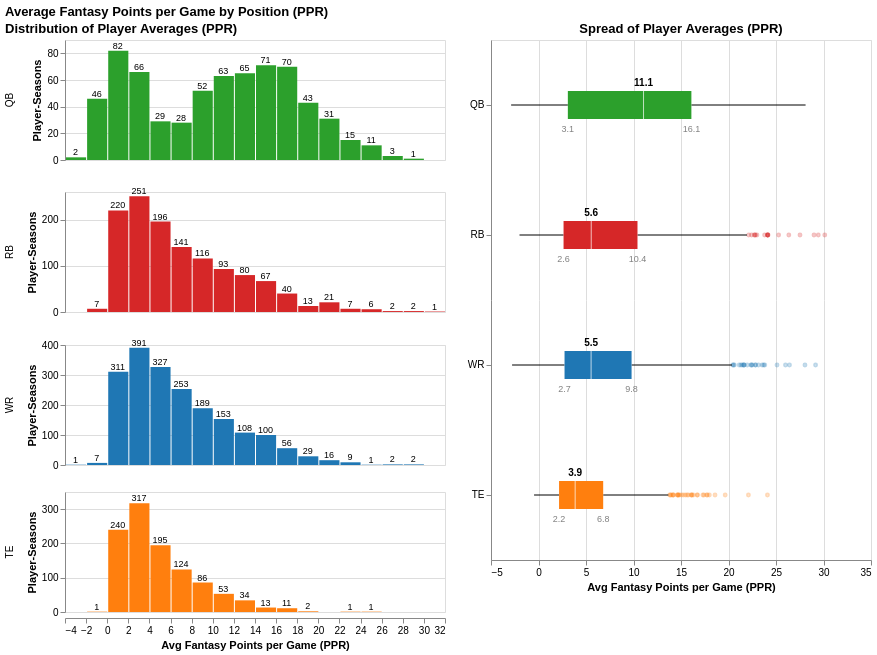
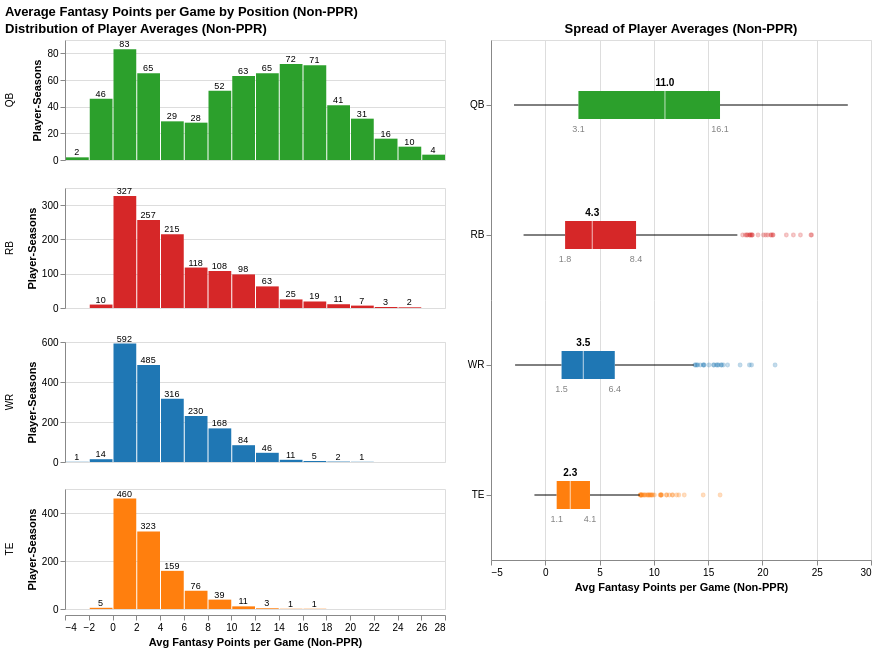

Here is the notebook cell these charts were saved with, in order:
### Markdown cell above
## Position-Specific Drivers

### Code cell
alt.data_transformers.disable_max_rows()

POSITIONS = list(viz.POSITION_COLORS)
COLOR_SCALE = viz.POSITION_COLOR_SCALE
VALUE = "avg_fantasy_points"
SEASONS = None  # e.g. [2024] or list(range(2021, 2026)); None = all seasons

for label, df in [("PPR", all_ppr), ("Non-PPR", all_nonppr)]:
    x_title = f"Avg Fantasy Points per Game ({label})"

    # one row per player-season: average fantasy points per game
    data = (df.groupby(["player", "position", "season"], as_index=False)[VALUE].mean())[
        ["position", "season", VALUE]
    ].dropna()
    if SEASONS is not None:
        data = data[data["season"].isin(SEASONS)]

    # histogram: bars + count labels, one panel per position
    hist_base = alt.Chart().encode(
        x=alt.X(f"{VALUE}:Q", bin=alt.Bin(maxbins=30), title=x_title),
        y=alt.Y("count():Q", title="Player-Seasons"),
    )

    hist_bars = hist_base.mark_bar().encode(
        color=alt.Color("position:N", scale=COLOR_SCALE, legend=None)
    )
    hist_labels = hist_base.mark_text(dy=-5, fontSize=9).encode(text="count():Q")

    hist = (
        alt.layer(hist_bars, hist_labels, data=data)
        .properties(width=300, height=70)
        .facet(row=alt.Row("position:N", sort=POSITIONS, title=None))
        .resolve_scale(y="independent")
        .properties(title=f"Distribution of Player Averages ({label})")
    )

    # box plot: boxes + labels for the 25th percentile, median and 75th percentile
    box_base = alt.Chart(data).encode(y=alt.Y("position:N", sort=POSITIONS, title=None))

    box_marks = box_base.mark_boxplot(
        extent=1.5,
        size=28,
        median={"color": "white"},
        outliers={"size": 8, "opacity": 0.3},
    ).encode(
        x=alt.X(f"{VALUE}:Q", title=x_title),
        color=alt.Color("position:N", scale=COLOR_SCALE, legend=None),
    )

    stats = box_base.transform_aggregate(
        q1=f"q1({VALUE})",
        median=f"median({VALUE})",
        q3=f"q3({VALUE})",
        groupby=["position"],
    )
    median_labels = stats.mark_text(dy=-22, fontSize=10, fontWeight="bold").encode(
        x="median:Q", text=alt.Text("median:Q", format=".1f")
    )
    q1_labels = stats.mark_text(dy=24, fontSize=9, color="gray").encode(
        x="q1:Q", text=alt.Text("q1:Q", format=".1f")
    )
    q3_labels = stats.mark_text(dy=24, fontSize=9, color="gray").encode(
        x="q3:Q", text=alt.Text("q3:Q", format=".1f")
    )

    box = (box_marks + median_labels + q1_labels + q3_labels).properties(
        width=380, height=520, title=f"Spread of Player Averages ({label})"
    )

    display(
        (hist | box).properties(
            title=f"Average Fantasy Points per Game by Position ({label})"
        )
    )

### Figure 1 — Vega-Lite specification as saved in the notebook (floating-point values rounded to 4 significant figures; data arrays with more than 128 entries replaced by an {"elided": "..."} marker saying what was removed)
{"config": {"view": {"continuousWidth": 300, "continuousHeight": 300}}, "hconcat": [{"facet": {"row": {"field": "position", "sort": ["QB", "RB", "WR", "TE"], "title": null, "type": "nominal"}}, "spec": {"layer": [{"mark": {"type": "bar"}, "encoding": {"color": {"field": "position", "legend": null, "scale": {"domain": ["QB", "RB", "WR", "TE"], "range": ["#2ca02c", "#d62728", "#1f77b4", "#ff7f0e"]}, "type": "nominal"}, "x": {"bin": {"maxbins": 30}, "field": "avg_fantasy_points", "title": "Avg Fantasy Points per Game (PPR)", "type": "quantitative"}, "y": {"aggregate": "count", "title": "Player-Seasons", "type": "quantitative"}}}, {"mark": {"type": "text", "dy": -5, "fontSize": 9}, "encoding": {"text": {"aggregate": "count", "type": "quantitative"}, "x": {"bin": {"maxbins": 30}, "field": "avg_fantasy_points", "title": "Avg Fantasy Points per Game (PPR)", "type": "quantitative"}, "y": {"aggregate": "count", "title": "Player-Seasons", "type": "quantitative"}}}], "height": 120, "width": 380}, "resolve": {"scale": {"y": "independent"}}, "title": "Distribution of Player Averages (PPR)"}, {"layer": [{"mark": {"type": "boxplot", "extent": 1.5, "median": {"color": "white"}, "outliers": {"size": 8, "opacity": 0.3}, "size": 28}, "encoding": {"color": {"field": "position", "legend": null, "scale": {"domain": ["QB", "RB", "WR", "TE"], "range": ["#2ca02c", "#d62728", "#1f77b4", "#ff7f0e"]}, "type": "nominal"}, "x": {"field": "avg_fantasy_points", "title": "Avg Fantasy Points per Game (PPR)", "type": "quantitative"}, "y": {"field": "position", "sort": ["QB", "RB", "WR", "TE"], "title": null, "type": "nominal"}}}, {"mark": {"type": "text", "dy": -22, "fontSize": 10, "fontWeight": "bold"}, "encoding": {"text": {"field": "median", "format": ".1f", "type": "quantitative"}, "x": {"field": "median", "type": "quantitative"}, "y": {"field": "position", "sort": ["QB", "RB", "WR", "TE"], "title": null, "type": "nominal"}}, "transform": [{"aggregate": [{"op": "q1", "field": "avg_fantasy_points", "as": "q1"}, {"op": "median", "field": "avg_fantasy_points", "as": "median"}, {"op": "q3", "field": "avg_fantasy_points", "as": "q3"}], "groupby": ["position"]}]}, {"mark": {"type": "text", "color": "gray", "dy": 24, "fontSize": 9}, "encoding": {"text": {"field": "q1", "format": ".1f", "type": "quantitative"}, "x": {"field": "q1", "type": "quantitative"}, "y": {"field": "position", "sort": ["QB", "RB", "WR", "TE"], "title": null, "type": "nominal"}}, "transform": [{"aggregate": [{"op": "q1", "field": "avg_fantasy_points", "as": "q1"}, {"op": "median", "field": "avg_fantasy_points", "as": "median"}, {"op": "q3", "field": "avg_fantasy_points", "as": "q3"}], "groupby": ["position"]}]}, {"mark": {"type": "text", "color": "gray", "dy": 24, "fontSize": 9}, "encoding": {"text": {"field": "q3", "format": ".1f", "type": "quantitative"}, "x": {"field": "q3", "type": "quantitative"}, "y": {"field": "position", "sort": ["QB", "RB", "WR", "TE"], "title": null, "type": "nominal"}}, "transform": [{"aggregate": [{"op": "q1", "field": "avg_fantasy_points", "as": "q1"}, {"op": "median", "field": "avg_fantasy_points", "as": "median"}, {"op": "q3", "field": "avg_fantasy_points", "as": "q3"}], "groupby": ["position"]}]}], "height": 520, "title": "Spread of Player Averages (PPR)", "width": 380}], "data": {"name": "data-f73656ebaee75e7765615e4e04b71338"}, "title": "Average Fantasy Points per Game by Position (PPR)", "$schema": "https://vega.github.io/schema/vega-lite/v6.4.1.json", "datasets": {"data-f73656ebaee75e7765615e4e04b71338": {"elided": "4974 records"}}}

### Figure 2 — Vega-Lite specification as saved in the notebook (floating-point values rounded to 4 significant figures; data arrays with more than 128 entries replaced by an {"elided": "..."} marker saying what was removed)
{"config": {"view": {"continuousWidth": 300, "continuousHeight": 300}}, "hconcat": [{"facet": {"row": {"field": "position", "sort": ["QB", "RB", "WR", "TE"], "title": null, "type": "nominal"}}, "spec": {"layer": [{"mark": {"type": "bar"}, "encoding": {"color": {"field": "position", "legend": null, "scale": {"domain": ["QB", "RB", "WR", "TE"], "range": ["#2ca02c", "#d62728", "#1f77b4", "#ff7f0e"]}, "type": "nominal"}, "x": {"bin": {"maxbins": 30}, "field": "avg_fantasy_points", "title": "Avg Fantasy Points per Game (Non-PPR)", "type": "quantitative"}, "y": {"aggregate": "count", "title": "Player-Seasons", "type": "quantitative"}}}, {"mark": {"type": "text", "dy": -5, "fontSize": 9}, "encoding": {"text": {"aggregate": "count", "type": "quantitative"}, "x": {"bin": {"maxbins": 30}, "field": "avg_fantasy_points", "title": "Avg Fantasy Points per Game (Non-PPR)", "type": "quantitative"}, "y": {"aggregate": "count", "title": "Player-Seasons", "type": "quantitative"}}}], "height": 120, "width": 380}, "resolve": {"scale": {"y": "independent"}}, "title": "Distribution of Player Averages (Non-PPR)"}, {"layer": [{"mark": {"type": "boxplot", "extent": 1.5, "median": {"color": "white"}, "outliers": {"size": 8, "opacity": 0.3}, "size": 28}, "encoding": {"color": {"field": "position", "legend": null, "scale": {"domain": ["QB", "RB", "WR", "TE"], "range": ["#2ca02c", "#d62728", "#1f77b4", "#ff7f0e"]}, "type": "nominal"}, "x": {"field": "avg_fantasy_points", "title": "Avg Fantasy Points per Game (Non-PPR)", "type": "quantitative"}, "y": {"field": "position", "sort": ["QB", "RB", "WR", "TE"], "title": null, "type": "nominal"}}}, {"mark": {"type": "text", "dy": -22, "fontSize": 10, "fontWeight": "bold"}, "encoding": {"text": {"field": "median", "format": ".1f", "type": "quantitative"}, "x": {"field": "median", "type": "quantitative"}, "y": {"field": "position", "sort": ["QB", "RB", "WR", "TE"], "title": null, "type": "nominal"}}, "transform": [{"aggregate": [{"op": "q1", "field": "avg_fantasy_points", "as": "q1"}, {"op": "median", "field": "avg_fantasy_points", "as": "median"}, {"op": "q3", "field": "avg_fantasy_points", "as": "q3"}], "groupby": ["position"]}]}, {"mark": {"type": "text", "color": "gray", "dy": 24, "fontSize": 9}, "encoding": {"text": {"field": "q1", "format": ".1f", "type": "quantitative"}, "x": {"field": "q1", "type": "quantitative"}, "y": {"field": "position", "sort": ["QB", "RB", "WR", "TE"], "title": null, "type": "nominal"}}, "transform": [{"aggregate": [{"op": "q1", "field": "avg_fantasy_points", "as": "q1"}, {"op": "median", "field": "avg_fantasy_points", "as": "median"}, {"op": "q3", "field": "avg_fantasy_points", "as": "q3"}], "groupby": ["position"]}]}, {"mark": {"type": "text", "color": "gray", "dy": 24, "fontSize": 9}, "encoding": {"text": {"field": "q3", "format": ".1f", "type": "quantitative"}, "x": {"field": "q3", "type": "quantitative"}, "y": {"field": "position", "sort": ["QB", "RB", "WR", "TE"], "title": null, "type": "nominal"}}, "transform": [{"aggregate": [{"op": "q1", "field": "avg_fantasy_points", "as": "q1"}, {"op": "median", "field": "avg_fantasy_points", "as": "median"}, {"op": "q3", "field": "avg_fantasy_points", "as": "q3"}], "groupby": ["position"]}]}], "height": 520, "title": "Spread of Player Averages (Non-PPR)", "width": 380}], "data": {"name": "data-218f2ba663e53c799e7ad98818ff8747"}, "title": "Average Fantasy Points per Game by Position (Non-PPR)", "$schema": "https://vega.github.io/schema/vega-lite/v6.4.1.json", "datasets": {"data-218f2ba663e53c799e7ad98818ff8747": {"elided": "4974 records"}}}
